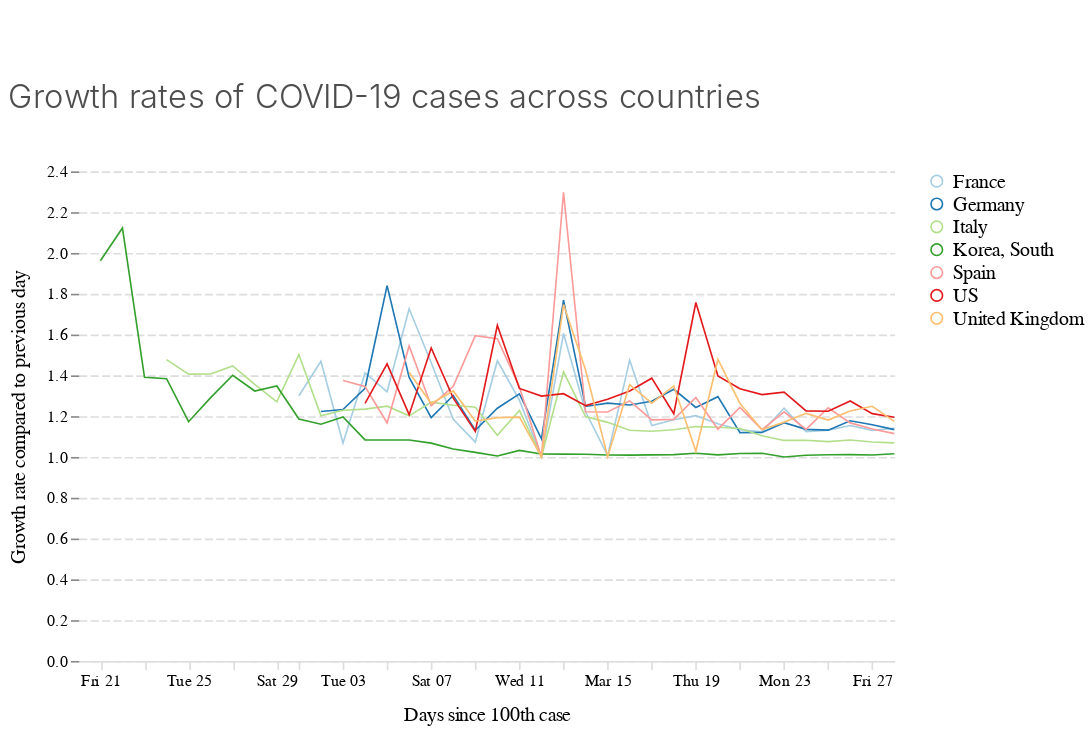

Source (notebook cell):
### Code cell
chart_growth_rates

### Figure 1 — Vega-Lite specification as saved in the notebook (floating-point values rounded to 4 significant figures; data arrays with more than 128 entries replaced by an {"elided": "..."} marker saying what was removed)
{"$schema": "https://vega.github.io/schema/vega-lite/v3.4.0.json", "config": {"area": {"fill": "#1696d2"}, "axisX": {"domain": true, "domainColor": "#DEDDDD", "domainDashOffset": 10, "domainWidth": 1, "grid": false, "labelAngle": 0, "labelFont": "Avenir", "labelFontSize": 10, "tickColor": "#DEDDDD", "titleFont": "Avenir", "titleFontSize": 12, "titleFontWeight": 400, "titlePadding": 10}, "axisY": {"domain": false, "domainDashOffset": 10, "grid": true, "gridColor": "#DEDDDD", "gridDash": [5, 2], "gridWidth": 1, "labelAngle": 0, "labelFont": "Avenir", "labelFontSize": 10, "titleFont": "Avenir", "titleFontSize": 12, "titleFontWeight": 400, "titlePadding": 10}, "bar": {"fill": "#1696d2", "strokeWidth": 0}, "guide-title": {"color": "Monospace", "font": "Avenir", "fontSize": 15}, "header": {"titleFontSize": 12, "titleFontWeight": 400}, "legend": {"labelFont": "Avenir", "labelFontSize": 12, "symbolSize": 50, "symbolType": "circle", "title": "", "titleFont": "Avenir", "titleFontSize": 12}, "line": {"color": "#1696d2", "stroke": "#1696d2", "strokeWidth": 1}, "path": {"stroke": "#1696d2"}, "point": {"filled": true}, "range": {"category": ["#a6cee3", "#1f78b4", "#b2df8a", "#33a02c", "#fb9a99", "#e31a1c", "#fdbf6f", "#ff7f00"], "diverging": ["#cfe8f3", "#a2d4ec", "#73bfe2", "#46abdb", "#1696d2", "#12719e"]}, "text": {"align": "right", "color": "#1696d2", "font": "Avenir", "fontSize": 12, "fontWeight": 400, "size": 11}, "title": {"anchor": "start", "color": "#4d4d4d", "font": "Avenir", "fontSize": 20, "fontWeight": 300, "lineHeight": 100, "offset": 30}, "trail": {"color": "#1696d2", "stroke": "#1696d2"}, "view": {"strokeWidth": 0}}, "data": {"name": "data-effc9b569da919215012490a8c6537a5"}, "datasets": {"data-effc9b569da919215012490a8c6537a5": {"elided": "207 records"}}, "encoding": {"color": {"field": "country", "type": "nominal"}, "x": {"field": "date", "title": "Days since 100th case", "type": "temporal"}, "y": {"field": "perc_growth", "title": "Growth rate compared to previous day", "type": "quantitative"}}, "height": 300, "mark": "line", "padding": {"bottom": 5, "left": 5, "right": 5, "top": 50}, "title": "Growth rates of COVID-19 cases across countries", "width": 500}
